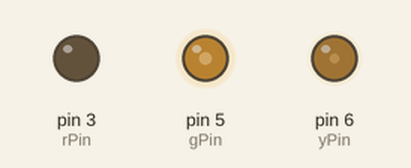
Simulated run of this sketch. Board: Arduino Uno, built with avr-gcc and run on an emulated ATmega328P. Parts: output pins drawn as LEDs (lit = HIGH).

Above: at 0.05 s.
At 0.6 s:
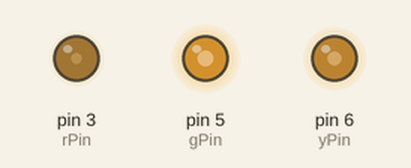
At 1.2 s:
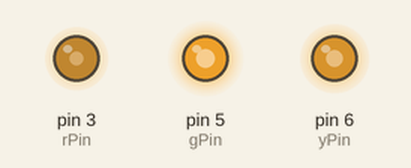
At 2.35 s:
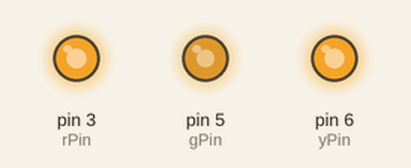
At 3.5 s:
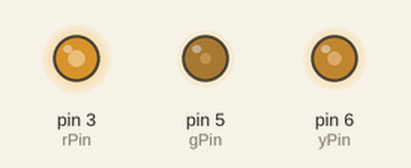
At 4.65 s:
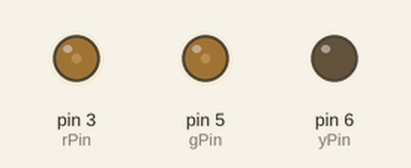
Timing chart, 0 to 6.6 s (numbered marks = the images above):
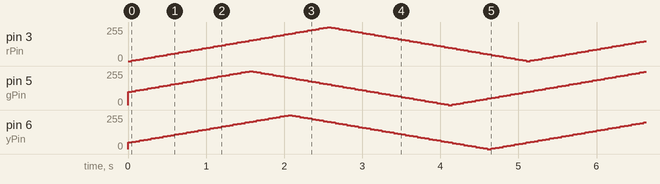

The sketch:

fadeled.ino
```cpp
int rPin = 3;
int gPin = 5;
int yPin = 6;
void setup() {
  // put your setup code here, to run once:
}

void loop() {
  int gFade = 100;
  int gDirection = 5;
  int yFade = 50;
  int yDirection = 5;
  int rFade = 0;
  int rDirection = 5;

  while (1) {
    analogWrite(rPin, rFade);
    analogWrite(yPin, yFade);
    analogWrite(gPin, gFade);
    rFade += rDirection;
    yFade += yDirection;
    gFade += gDirection;
    if (rFade >= 255 || rFade < 5) {
      rDirection = -rDirection;
    }
    if (yFade >= 255 || yFade < 5) {
      yDirection = -yDirection;
    }
    if (gFade >= 255 || gFade < 5) {
      gDirection = -gDirection;
    }
    delay(50);
  }
}
```
